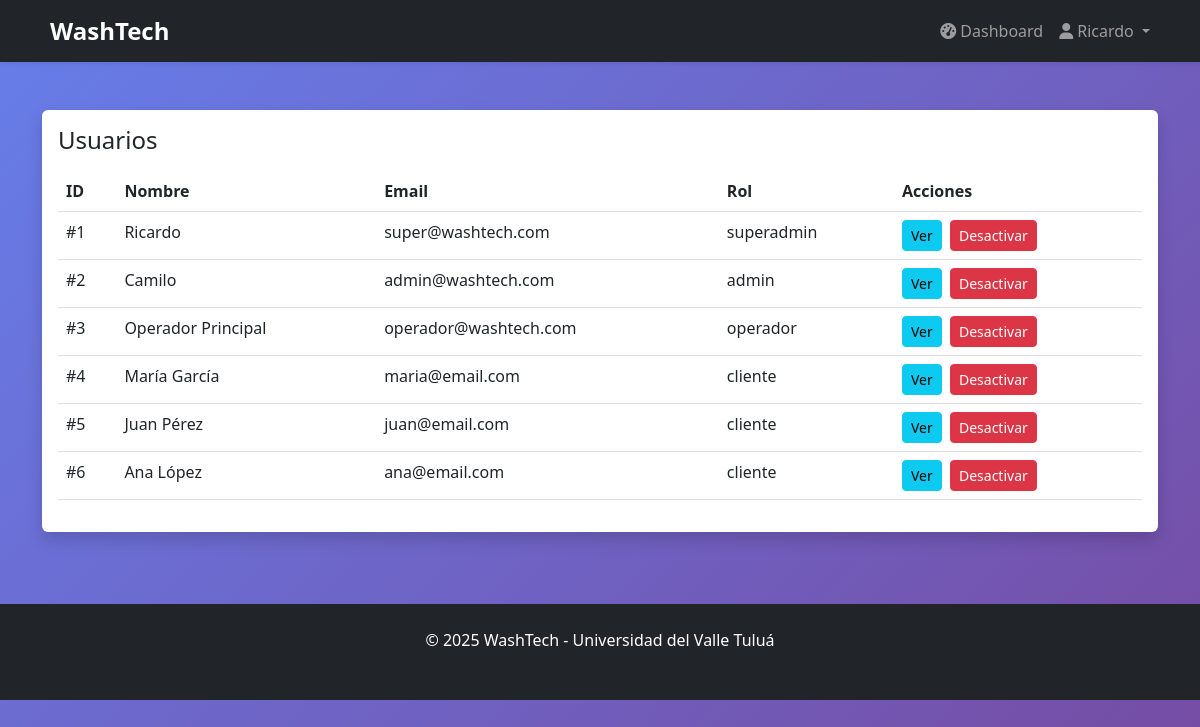
Page /admin/usuarios (signed in) on the committed database.
### models/user.py (models this page shows, shortened)
class User(UserMixin, db.Model):
    __tablename__ = 'users'
    id = db.Column(db.Integer, primary_key=True)
    name = db.Column(db.String(100), nullable=False)
    email = db.Column(db.String(100), unique=True, nullable=False)
    password_hash = db.Column(db.String(200), nullable=False)
    phone = db.Column(db.String(20))
    address = db.Column(db.Text)
    role = db.Column(db.String(20), default='cliente')  # cliente, admin, superadmin, operador
    is_active = db.Column(db.Boolean, default=True)
    registration_date = db.Column(db.DateTime, default=db.func.now())
    reservations = db.relationship('Reservation', foreign_keys='Reservation.user_id', backref='user', lazy=True)
    assigned_reservations = db.relationship('Reservation', foreign_keys='Reservation.assigned_operator_id', backref='assigned_operator', lazy=True)

### controllers/admin_controller.py (the view)
@admin_bp.route('/usuarios')
@login_required
@admin_required
def list_users():
    users = User.query.filter_by(is_active=True).all()
    return render_template('admin/users/list.html', users=users)

### controllers/admin_controller.py (called while the page is built)
def admin_required(f):
    @wraps(f)
    def decorated_function(*args, **kwargs):
        if not current_user.is_authenticated or current_user.role not in ['admin', 'superadmin']:
            flash('Acceso denegado. Se requieren permisos de administrador.', 'error')
            return redirect(url_for('dashboard.index'))
        return f(*args, **kwargs)
    return decorated_function

### templates/admin/users/list.html (shortened to what this page needs)
{% extends "base.html" %}
{% block content %}
<div class="container py-4">
    <div class="row">
        <div class="col-12">
            <div class="card border-0 shadow">
                <div class="card-body">
                    <h4>Usuarios</h4>
                    <table class="table table-hover mt-3">
                        <thead>
                            <tr>
                                <th>ID</th>
                                <th>Nombre</th>
                                <th>Email</th>
                                <th>Rol</th>
                                <th>Acciones</th>
                            </tr>
                        </thead>
                        <tbody>
                            {% for u in users %}
                            <tr>
                                <td>#{{ u.id }}</td>
                                <td>{{ u.name }}</td>
                                <td>{{ u.email }}</td>
                                <td>{{ u.role }}</td>
                                <td>
                                    <a href="{{ url_for('admin.view_user', id=u.id) }}" class="btn btn-sm btn-info me-1">Ver</a>
                                    <form action="{{ url_for('admin.deactivate_user', id=u.id) }}" method="POST" style="display:inline">
                                        <button class="btn btn-sm btn-danger">Desactivar</button>
                                    </form>
                                </td>
                            </tr>
                            {% else %}
                            <tr><td colspan="5">No hay usuarios</td></tr>
                            {% endfor %}
                        </tbody>
                    </table>
                </div>
            </div>
        </div>
    </div>
</div>
{% endblock %}

### templates/base.html (shortened to what this page needs)
<!DOCTYPE html>
<html lang="es">
<head>
    <link href="https://cdn.jsdelivr.net/npm/bootstrap@5.3.0/dist/css/bootstrap.min.css" rel="stylesheet">
    <link rel="stylesheet" href="https://cdnjs.cloudflare.com/ajax/libs/font-awesome/6.4.0/css/all.min.css">
</head>
<body>
    <nav class="navbar navbar-expand-lg navbar-dark bg-dark shadow-sm">
        <div class="container">
            <a class="navbar-brand" href="{{ url_for('index') }}">
                WashTech
            </a>
            <div class="collapse navbar-collapse" id="navbarNav">
                <ul class="navbar-nav ms-auto">
                    {% if current_user.is_authenticated %}
                            <li class="nav-item">
                                <a class="nav-link" href="{{ url_for('dashboard.index') }}">
                                    <i class="fas fa-tachometer-alt me-1"></i>Dashboard
                                </a>
                            </li>
                            <li class="nav-item dropdown">
                                <a class="nav-link dropdown-toggle" href="#" id="userDropdown" role="button" data-bs-toggle="dropdown">
                                    <i class="fas fa-user me-1"></i>{{ current_user.name }}
                                </a>
                            </li>
                        {% endif %}
                </ul>
            </div>
        </div>
    </nav>
    <main>
        {% block content %}{% endblock %}
    </main>
    <footer class="bg-dark text-white py-4 mt-5">
        <div class="container text-center">
            <p class="mb-0">&copy; 2025 WashTech - Universidad del Valle Tuluá</p>
            <small class="text-muted">Plataforma de Alquiler de Lavadoras</small>
        </div>
    </footer>
</body>
</html>

### rows in the picture
User: name "Ricardo", id "1", email "super@washtech.com", role "superadmin"
User: id "2", name "Camilo", email "admin@washtech.com", role "admin"
User: id "3", name "Operador Principal", email "operador@washtech.com", role "operador"
User: id "4", name "María García", email "maria@email.com", role "cliente"
User: id "5", name "Juan Pérez", email "juan@email.com", role "cliente"
User: id "6", name "Ana López", email "ana@email.com", role "cliente"
